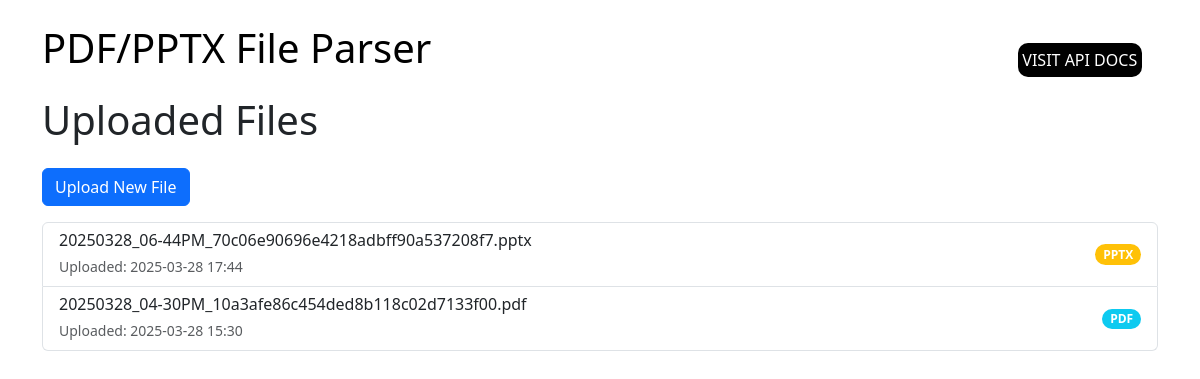
Before: /files with the older database file.
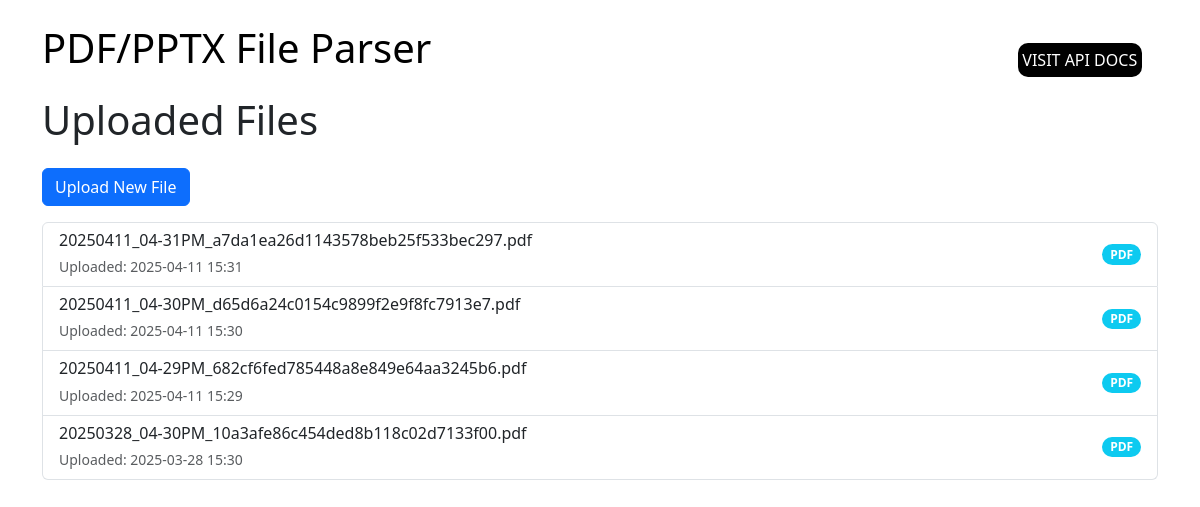
After: the same page with the newer database file.
### web/models.py (models this page shows)
class FileUploaded(db.Model):
    id = db.Column(db.Integer, primary_key=True)
    filename = db.Column(db.String(200), nullable=False)
    file_type = db.Column(db.String(20), nullable=False)
    upload_date = db.Column(db.DateTime, default=datetime.utcnow)

### web/routes.py (the view)
@web_bp.route('/files')
def list_files():
    files = FileUploaded.query.order_by(FileUploaded.upload_date.desc()).all()
    return render_template("files.html", files=files)

### templates/files.html
{% extends "base.html" %}
{% block content %}
<h1 class="mb-4">Uploaded Files</h1>
<a href="{{ url_for('web.index') }}" class="btn btn-primary mb-3">Upload New File</a>
<div class="list-group">
    {% for file in files %}
    <a href="{{ url_for('web.view_file', file_id=file.id) }}"
       class="list-group-item list-group-item-action d-flex justify-content-between align-items-center">
        <div>
            <h6 class="mb-1">{{ file.filename }}</h6>
            <small class="text-muted">Uploaded: {{ file.upload_date.strftime('%Y-%m-%d %H:%M') }}</small>
        </div>
        <span class="badge bg-{{ 'info' if file.file_type == 'pdf' else 'warning' }} rounded-pill">
            {{ file.file_type|upper }}
        </span>
    </a>
    {% endfor %}
</div>
{% endblock %}

Changed rows visible on the page:
removed FileUploaded: filename "20250328_06-44PM_70c06e90696e4218adbff90a537208f7.pptx", upload_date "2025-03-28 17:44", file_type "PPTX"
added FileUploaded: filename "20250411_04-31PM_a7da1ea26d1143578beb25f533bec297.pdf", upload_date "2025-04-11 15:31", file_type "PDF"
added FileUploaded: filename "20250411_04-30PM_d65d6a24c0154c9899f2e9f8fc7913e7.pdf", upload_date "2025-04-11 15:30", file_type "PDF"
added FileUploaded: filename "20250411_04-29PM_682cf6fed785448a8e849e64aa3245b6.pdf", upload_date "2025-04-11 15:29", file_type "PDF"
